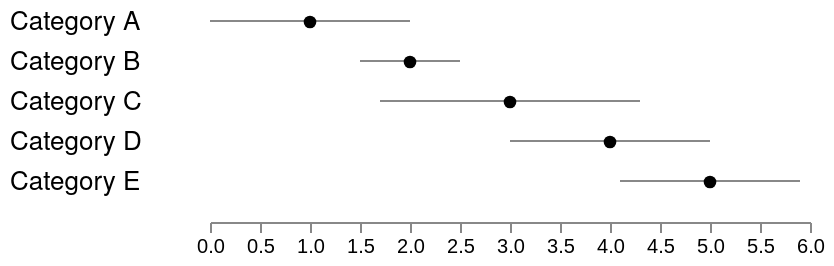

Write a Vega-Lite specification for this figure.
### Vega specification from a JSON file in a GitHub repository (floating-point values rounded to 4 significant figures)
{"schema": {"language": "vega", "version": "3.0.0"}, "width": 400, "height": 100, "padding": 5, "data": [{"name": "aggregate", "values": [{"label": "Category A", "mean": 1, "lo": 0, "hi": 2}, {"label": "Category B", "mean": 2, "lo": 1.5, "hi": 2.5}, {"label": "Category C", "mean": 3, "lo": 1.7, "hi": 4.3}, {"label": "Category D", "mean": 4, "lo": 3, "hi": 5}, {"label": "Category E", "mean": 5, "lo": 4.1, "hi": 5.9}]}], "scales": [{"name": "y", "type": "band", "range": "height", "domain": {"data": "aggregate", "field": "label"}, "zero": true}, {"name": "x", "type": "linear", "domain": {"data": "aggregate", "field": "hi"}, "range": [100, 400], "nice": true, "zero": true}], "axes": [{"orient": "bottom", "scale": "x", "count": 6}], "marks": [{"type": "text", "from": {"data": "aggregate"}, "encode": {"enter": {"x": {"value": 0}, "y": {"scale": "y", "field": "label"}, "baseline": {"value": "middle"}, "fill": {"value": "#000"}, "text": {"field": "label"}, "font": {"value": "Helvetica Neue"}, "fontSize": {"value": 13}}}}, {"type": "rect", "from": {"data": "aggregate"}, "encode": {"enter": {"x": {"scale": "x", "field": "lo"}, "x2": {"scale": "x", "field": "hi"}, "y": {"scale": "y", "field": "label", "offset": -1}, "height": {"value": 1}, "fill": {"value": "#888"}}}}, {"type": "symbol", "from": {"data": "aggregate"}, "encode": {"enter": {"x": {"scale": "x", "field": "mean"}, "y": {"scale": "y", "field": "label"}, "size": {"value": 40}, "fill": {"value": "#000"}}}}]}
